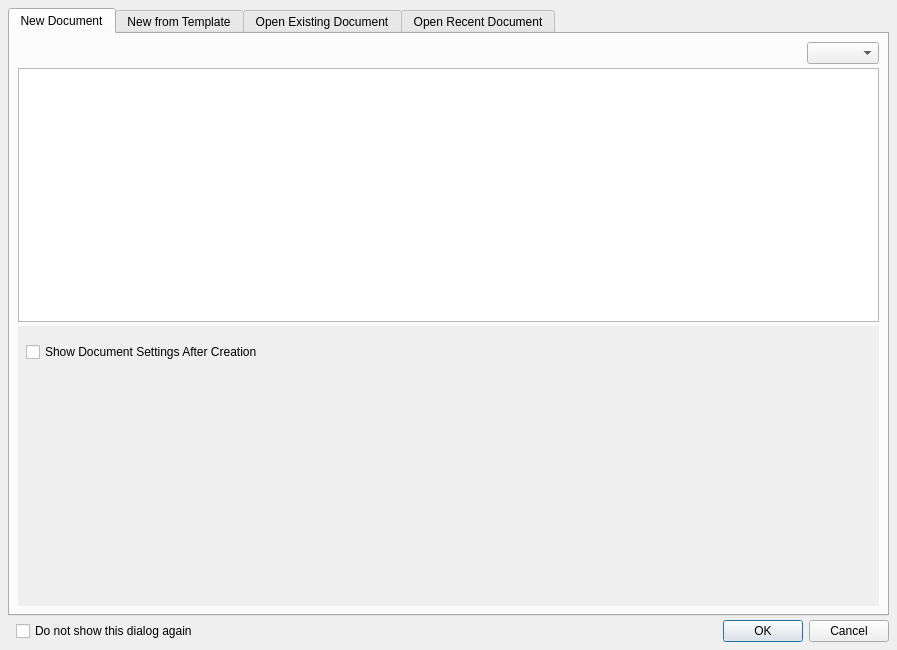
<?xml version="1.0" encoding="UTF-8"?>
<ui version="4.0">
 <class>newDocDialog</class>
 <widget class="QDialog" name="newDocDialog">
  <property name="geometry">
   <rect>
    <x>0</x>
    <y>0</y>
    <width>897</width>
    <height>650</height>
   </rect>
  </property>
  <property name="windowTitle">
   <string>Dialog</string>
  </property>
  <layout class="QVBoxLayout" name="verticalLayout">
   <property name="spacing">
    <number>4</number>
   </property>
   <property name="leftMargin">
    <number>8</number>
   </property>
   <property name="topMargin">
    <number>8</number>
   </property>
   <property name="rightMargin">
    <number>8</number>
   </property>
   <property name="bottomMargin">
    <number>8</number>
   </property>
   <item>
    <widget class="QTabWidget" name="tabWidget">
     <property name="currentIndex">
      <number>0</number>
     </property>
     <property name="tabBarAutoHide">
      <bool>true</bool>
     </property>
     <widget class="QWidget" name="tab">
      <attribute name="title">
       <string>New Document</string>
      </attribute>
      <layout class="QVBoxLayout" name="horizontalLayout_7">
       <property name="spacing">
        <number>4</number>
       </property>
       <property name="leftMargin">
        <number>8</number>
       </property>
       <property name="topMargin">
        <number>8</number>
       </property>
       <property name="rightMargin">
        <number>8</number>
       </property>
       <property name="bottomMargin">
        <number>8</number>
       </property>
       <item>
        <layout class="QVBoxLayout" name="verticalLayout_5">
         <property name="spacing">
          <number>4</number>
         </property>
         <item>
          <layout class="QHBoxLayout" name="horizontalLayout_8">
           <property name="spacing">
            <number>4</number>
           </property>
           <item>
            <widget class="PageSizeSelector" name="pageSizeSelector" native="true">
             <property name="toolTip">
              <string>Page preset categories</string>
             </property>
            </widget>
           </item>
           <item>
            <spacer name="horizontalSpacer_4">
             <property name="orientation">
              <enum>Qt::Orientation::Horizontal</enum>
             </property>
             <property name="sizeHint" stdset="0">
              <size>
               <width>16</width>
               <height>0</height>
              </size>
             </property>
            </spacer>
           </item>
           <item>
            <widget class="QComboBox" name="comboSortSizes">
             <property name="toolTip">
              <string>Sort page list</string>
             </property>
            </widget>
           </item>
          </layout>
         </item>
         <item>
          <widget class="PageSizeList" name="listPageFormats"/>
         </item>
        </layout>
       </item>
       <item>
        <widget class="QScrollArea" name="scrollArea">
         <property name="sizePolicy">
          <sizepolicy hsizetype="Preferred" vsizetype="Expanding">
           <horstretch>0</horstretch>
           <verstretch>0</verstretch>
          </sizepolicy>
         </property>
         <property name="frameShape">
          <enum>QFrame::Shape::NoFrame</enum>
         </property>
         <property name="sizeAdjustPolicy">
          <enum>QAbstractScrollArea::SizeAdjustPolicy::AdjustToContents</enum>
         </property>
         <property name="widgetResizable">
          <bool>true</bool>
         </property>
         <widget class="QWidget" name="scrollAreaWidgetContents">
          <property name="geometry">
           <rect>
            <x>0</x>
            <y>0</y>
            <width>319</width>
            <height>620</height>
           </rect>
          </property>
          <layout class="QVBoxLayout" name="verticalLayout_7">
           <property name="spacing">
            <number>0</number>
           </property>
           <property name="leftMargin">
            <number>0</number>
           </property>
           <property name="topMargin">
            <number>0</number>
           </property>
           <property name="rightMargin">
            <number>0</number>
           </property>
           <property name="bottomMargin">
            <number>8</number>
           </property>
           <item>
            <widget class="SectionContainer" name="sectionPreview">
             <property name="title" stdset="0">
              <string>Preview</string>
             </property>
             <widget class="QWidget" name="page_5">
              <layout class="QVBoxLayout" name="verticalLayout_4">
               <property name="spacing">
                <number>0</number>
               </property>
               <property name="leftMargin">
                <number>0</number>
               </property>
               <property name="topMargin">
                <number>0</number>
               </property>
               <property name="rightMargin">
                <number>0</number>
               </property>
               <property name="bottomMargin">
                <number>0</number>
               </property>
               <item>
                <widget class="PageSizePreview" name="pagePreview" native="true">
                 <property name="minimumSize">
                  <size>
                   <width>120</width>
                   <height>120</height>
                  </size>
                 </property>
                </widget>
               </item>
              </layout>
             </widget>
            </widget>
           </item>
           <item>
            <widget class="SectionContainer" name="sectionDocument">
             <property name="title" stdset="0">
              <string>Document</string>
             </property>
             <widget class="QWidget" name="page">
              <layout class="QVBoxLayout" name="verticalLayout_6">
               <property name="spacing">
                <number>4</number>
               </property>
               <property name="leftMargin">
                <number>8</number>
               </property>
               <property name="topMargin">
                <number>8</number>
               </property>
               <property name="rightMargin">
                <number>8</number>
               </property>
               <property name="bottomMargin">
                <number>8</number>
               </property>
               <item>
                <layout class="QHBoxLayout" name="horizontalLayout_10">
                 <item>
                  <widget class="FormWidget" name="labelName">
                   <property name="sizePolicy">
                    <sizepolicy hsizetype="Preferred" vsizetype="Minimum">
                     <horstretch>0</horstretch>
                     <verstretch>0</verstretch>
                    </sizepolicy>
                   </property>
                   <property name="label" stdset="0">
                    <string/>
                   </property>
                   <layout class="QHBoxLayout" name="horizontalLayout_11">
                    <property name="leftMargin">
                     <number>0</number>
                    </property>
                    <property name="topMargin">
                     <number>0</number>
                    </property>
                    <property name="rightMargin">
                     <number>0</number>
                    </property>
                    <property name="bottomMargin">
                     <number>0</number>
                    </property>
                    <item>
                     <widget class="QLineEdit" name="textPagePresetName"/>
                    </item>
                   </layout>
                  </widget>
                 </item>
                 <item>
                  <widget class="QToolButton" name="buttonSavePagePreset">
                   <property name="text">
                    <string/>
                   </property>
                  </widget>
                 </item>
                 <item>
                  <spacer name="horizontalSpacer_2">
                   <property name="orientation">
                    <enum>Qt::Orientation::Horizontal</enum>
                   </property>
                   <property name="sizeHint" stdset="0">
                    <size>
                     <width>40</width>
                     <height>20</height>
                    </size>
                   </property>
                  </spacer>
                 </item>
                </layout>
               </item>
               <item>
                <layout class="QGridLayout" name="gridLayout">
                 <item row="0" column="3">
                  <widget class="QComboBox" name="unitOfMeasureComboBox"/>
                 </item>
                 <item row="0" column="4">
                  <spacer name="horizontalSpacer_8">
                   <property name="orientation">
                    <enum>Qt::Orientation::Horizontal</enum>
                   </property>
                   <property name="sizeHint" stdset="0">
                    <size>
                     <width>0</width>
                     <height>0</height>
                    </size>
                   </property>
                  </spacer>
                 </item>
                 <item row="0" column="2">
                  <spacer name="horizontalSpacer_5">
                   <property name="orientation">
                    <enum>Qt::Orientation::Horizontal</enum>
                   </property>
                   <property name="sizeType">
                    <enum>QSizePolicy::Policy::Fixed</enum>
                   </property>
                   <property name="sizeHint" stdset="0">
                    <size>
                     <width>16</width>
                     <height>0</height>
                    </size>
                   </property>
                  </spacer>
                 </item>
                 <item row="1" column="1">
                  <widget class="ScrSpinBox" name="heightSpinBox"/>
                 </item>
                 <item row="0" column="1">
                  <widget class="ScrSpinBox" name="widthSpinBox"/>
                 </item>
                 <item row="1" column="0">
                  <widget class="QLabel" name="label_2">
                   <property name="text">
                    <string>&amp;H:</string>
                   </property>
                   <property name="alignment">
                    <set>Qt::AlignmentFlag::AlignRight|Qt::AlignmentFlag::AlignTrailing|Qt::AlignmentFlag::AlignVCenter</set>
                   </property>
                   <property name="buddy">
                    <cstring>heightSpinBox</cstring>
                   </property>
                  </widget>
                 </item>
                 <item row="0" column="0">
                  <widget class="QLabel" name="label">
                   <property name="text">
                    <string>&amp;W:</string>
                   </property>
                   <property name="alignment">
                    <set>Qt::AlignmentFlag::AlignRight|Qt::AlignmentFlag::AlignTrailing|Qt::AlignmentFlag::AlignVCenter</set>
                   </property>
                   <property name="buddy">
                    <cstring>widthSpinBox</cstring>
                   </property>
                  </widget>
                 </item>
                </layout>
               </item>
               <item>
                <layout class="QHBoxLayout" name="horizontalLayout_12" stretch="0,0,0,0,0,1">
                 <item>
                  <widget class="FormWidget" name="pageCountLabel">
                   <property name="sizePolicy">
                    <sizepolicy hsizetype="Preferred" vsizetype="Minimum">
                     <horstretch>0</horstretch>
                     <verstretch>0</verstretch>
                    </sizepolicy>
                   </property>
                   <property name="label" stdset="0">
                    <string>Pages</string>
                   </property>
                   <layout class="QHBoxLayout" name="horizontalLayout_2">
                    <property name="leftMargin">
                     <number>0</number>
                    </property>
                    <property name="topMargin">
                     <number>0</number>
                    </property>
                    <property name="rightMargin">
                     <number>0</number>
                    </property>
                    <property name="bottomMargin">
                     <number>0</number>
                    </property>
                    <item>
                     <widget class="QSpinBox" name="pageCountSpinBox"/>
                    </item>
                   </layout>
                  </widget>
                 </item>
                 <item>
                  <spacer name="horizontalSpacer_10">
                   <property name="orientation">
                    <enum>Qt::Orientation::Horizontal</enum>
                   </property>
                   <property name="sizeType">
                    <enum>QSizePolicy::Policy::Fixed</enum>
                   </property>
                   <property name="sizeHint" stdset="0">
                    <size>
                     <width>16</width>
                     <height>0</height>
                    </size>
                   </property>
                  </spacer>
                 </item>
                 <item>
                  <widget class="FormWidget" name="orientationLabel">
                   <property name="sizePolicy">
                    <sizepolicy hsizetype="Preferred" vsizetype="Minimum">
                     <horstretch>0</horstretch>
                     <verstretch>0</verstretch>
                    </sizepolicy>
                   </property>
                   <property name="label" stdset="0">
                    <string>Orientation</string>
                   </property>
                   <layout class="QHBoxLayout" name="horizontalLayout_4">
                    <property name="spacing">
                     <number>4</number>
                    </property>
                    <property name="leftMargin">
                     <number>0</number>
                    </property>
                    <property name="topMargin">
                     <number>0</number>
                    </property>
                    <property name="rightMargin">
                     <number>0</number>
                    </property>
                    <property name="bottomMargin">
                     <number>0</number>
                    </property>
                    <item>
                     <spacer name="horizontalSpacer_3">
                      <property name="orientation">
                       <enum>Qt::Orientation::Horizontal</enum>
                      </property>
                      <property name="sizeHint" stdset="0">
                       <size>
                        <width>0</width>
                        <height>0</height>
                       </size>
                      </property>
                     </spacer>
                    </item>
                    <item>
                     <widget class="QToolButton" name="buttonVertical">
                      <property name="text">
                       <string/>
                      </property>
                      <property name="checkable">
                       <bool>true</bool>
                      </property>
                      <property name="checked">
                       <bool>true</bool>
                      </property>
                      <property name="autoExclusive">
                       <bool>true</bool>
                      </property>
                     </widget>
                    </item>
                    <item>
                     <widget class="QToolButton" name="buttonHorizontal">
                      <property name="text">
                       <string/>
                      </property>
                      <property name="checkable">
                       <bool>true</bool>
                      </property>
                      <property name="autoExclusive">
                       <bool>true</bool>
                      </property>
                     </widget>
                    </item>
                    <item>
                     <spacer name="horizontalSpacer_9">
                      <property name="orientation">
                       <enum>Qt::Orientation::Horizontal</enum>
                      </property>
                      <property name="sizeHint" stdset="0">
                       <size>
                        <width>0</width>
                        <height>0</height>
                       </size>
                      </property>
                     </spacer>
                    </item>
                   </layout>
                  </widget>
                 </item>
                 <item>
                  <spacer name="horizontalSpacer_7">
                   <property name="orientation">
                    <enum>Qt::Orientation::Horizontal</enum>
                   </property>
                   <property name="sizeType">
                    <enum>QSizePolicy::Policy::Fixed</enum>
                   </property>
                   <property name="sizeHint" stdset="0">
                    <size>
                     <width>16</width>
                     <height>0</height>
                    </size>
                   </property>
                  </spacer>
                 </item>
                 <item>
                  <widget class="FormWidget" name="pageLayoutLabel">
                   <property name="sizePolicy">
                    <sizepolicy hsizetype="Preferred" vsizetype="Minimum">
                     <horstretch>0</horstretch>
                     <verstretch>0</verstretch>
                    </sizepolicy>
                   </property>
                   <property name="label" stdset="0">
                    <string>Layout</string>
                   </property>
                   <layout class="QHBoxLayout" name="horizontalLayout_9">
                    <property name="spacing">
                     <number>4</number>
                    </property>
                    <property name="leftMargin">
                     <number>0</number>
                    </property>
                    <property name="topMargin">
                     <number>0</number>
                    </property>
                    <property name="rightMargin">
                     <number>0</number>
                    </property>
                    <property name="bottomMargin">
                     <number>0</number>
                    </property>
                    <item>
                     <layout class="QHBoxLayout" name="horizontalLayout_101">
                      <item>
                       <widget class="QToolButton" name="buttonSinglePage">
                        <property name="text">
                         <string/>
                        </property>
                        <property name="checkable">
                         <bool>true</bool>
                        </property>
                       </widget>
                      </item>
                      <item>
                       <widget class="QToolButton" name="buttonDoublePageLeft">
                        <property name="text">
                         <string/>
                        </property>
                        <property name="checkable">
                         <bool>true</bool>
                        </property>
                       </widget>
                      </item>
                      <item>
                       <widget class="QToolButton" name="buttonDoublePageRight">
                        <property name="text">
                         <string/>
                        </property>
                        <property name="checkable">
                         <bool>true</bool>
                        </property>
                       </widget>
                      </item>
                      <item>
                       <widget class="QToolButton" name="buttonBindingDirection">
                        <property name="text">
                         <string/>
                        </property>
                        <property name="checkable">
                         <bool>true</bool>
                        </property>
                       </widget>
                      </item>
                     </layout>
                    </item>
                   </layout>
                  </widget>
                 </item>
                 <item>
                  <spacer name="horizontalSpacer_6">
                   <property name="orientation">
                    <enum>Qt::Orientation::Horizontal</enum>
                   </property>
                   <property name="sizeHint" stdset="0">
                    <size>
                     <width>0</width>
                     <height>0</height>
                    </size>
                   </property>
                  </spacer>
                 </item>
                </layout>
               </item>
              </layout>
             </widget>
            </widget>
           </item>
           <item>
            <widget class="SectionContainer" name="sectionMargins">
             <property name="title" stdset="0">
              <string>Margins</string>
             </property>
             <widget class="QWidget" name="page_2">
              <layout class="QVBoxLayout" name="verticalLayout_8">
               <property name="spacing">
                <number>4</number>
               </property>
               <property name="leftMargin">
                <number>8</number>
               </property>
               <property name="topMargin">
                <number>8</number>
               </property>
               <property name="rightMargin">
                <number>8</number>
               </property>
               <property name="bottomMargin">
                <number>8</number>
               </property>
               <item>
                <widget class="NewMarginWidget" name="marginGroup" native="true"/>
               </item>
              </layout>
             </widget>
            </widget>
           </item>
           <item>
            <widget class="SectionContainer" name="sectionBleeds">
             <property name="title" stdset="0">
              <string>Bleeds</string>
             </property>
             <widget class="QWidget" name="page_3">
              <layout class="QVBoxLayout" name="verticalLayout_9">
               <property name="spacing">
                <number>4</number>
               </property>
               <property name="leftMargin">
                <number>8</number>
               </property>
               <property name="topMargin">
                <number>8</number>
               </property>
               <property name="rightMargin">
                <number>8</number>
               </property>
               <property name="bottomMargin">
                <number>8</number>
               </property>
               <item>
                <widget class="NewMarginWidget" name="bleedGroup" native="true"/>
               </item>
              </layout>
             </widget>
            </widget>
           </item>
           <item>
            <widget class="SectionContainer" name="sectionTextFrame">
             <property name="title" stdset="0">
              <string>Text Frame</string>
             </property>
             <property name="isCollapsed">
              <bool>false</bool>
             </property>
             <widget class="QWidget" name="page_4">
              <layout class="QVBoxLayout" name="verticalLayout_10">
               <property name="spacing">
                <number>4</number>
               </property>
               <property name="leftMargin">
                <number>8</number>
               </property>
               <property name="topMargin">
                <number>8</number>
               </property>
               <property name="rightMargin">
                <number>8</number>
               </property>
               <property name="bottomMargin">
                <number>8</number>
               </property>
               <item>
                <widget class="QCheckBox" name="autoTextFrame">
                 <property name="text">
                  <string>&amp;Automatic Text Frame</string>
                 </property>
                </widget>
               </item>
               <item>
                <layout class="QHBoxLayout" name="horizontalLayout_3">
                 <item>
                  <widget class="FormWidget" name="labelColumns">
                   <property name="sizePolicy">
                    <sizepolicy hsizetype="Preferred" vsizetype="Minimum">
                     <horstretch>0</horstretch>
                     <verstretch>0</verstretch>
                    </sizepolicy>
                   </property>
                   <property name="label" stdset="0">
                    <string>Columns</string>
                   </property>
                   <layout class="QHBoxLayout" name="horizontalLayout_5">
                    <property name="leftMargin">
                     <number>0</number>
                    </property>
                    <property name="topMargin">
                     <number>0</number>
                    </property>
                    <property name="rightMargin">
                     <number>0</number>
                    </property>
                    <property name="bottomMargin">
                     <number>0</number>
                    </property>
                    <item>
                     <widget class="QSpinBox" name="numberOfCols"/>
                    </item>
                   </layout>
                  </widget>
                 </item>
                 <item>
                  <widget class="FormWidget" name="labelGap">
                   <property name="sizePolicy">
                    <sizepolicy hsizetype="Preferred" vsizetype="Minimum">
                     <horstretch>0</horstretch>
                     <verstretch>0</verstretch>
                    </sizepolicy>
                   </property>
                   <property name="label" stdset="0">
                    <string>Gap</string>
                   </property>
                   <layout class="QHBoxLayout" name="horizontalLayout_6">
                    <property name="leftMargin">
                     <number>0</number>
                    </property>
                    <property name="topMargin">
                     <number>0</number>
                    </property>
                    <property name="rightMargin">
                     <number>0</number>
                    </property>
                    <property name="bottomMargin">
                     <number>0</number>
                    </property>
                    <item>
                     <widget class="ScrSpinBox" name="Distance"/>
                    </item>
                   </layout>
                  </widget>
                 </item>
                 <item>
                  <spacer name="horizontalSpacer">
                   <property name="orientation">
                    <enum>Qt::Orientation::Horizontal</enum>
                   </property>
                   <property name="sizeHint" stdset="0">
                    <size>
                     <width>0</width>
                     <height>0</height>
                    </size>
                   </property>
                  </spacer>
                 </item>
                </layout>
               </item>
              </layout>
             </widget>
            </widget>
           </item>
           <item>
            <spacer name="verticalSpacer_2">
             <property name="orientation">
              <enum>Qt::Orientation::Vertical</enum>
             </property>
             <property name="sizeType">
              <enum>QSizePolicy::Policy::Fixed</enum>
             </property>
             <property name="sizeHint" stdset="0">
              <size>
               <width>0</width>
               <height>16</height>
              </size>
             </property>
            </spacer>
           </item>
           <item>
            <layout class="QHBoxLayout" name="horizontalLayout_15">
             <property name="leftMargin">
              <number>8</number>
             </property>
             <property name="rightMargin">
              <number>8</number>
             </property>
             <item>
              <widget class="QCheckBox" name="startDocSetup">
               <property name="text">
                <string>Show Document Settings After Creation</string>
               </property>
              </widget>
             </item>
            </layout>
           </item>
           <item>
            <spacer name="spacerBottom">
             <property name="orientation">
              <enum>Qt::Orientation::Vertical</enum>
             </property>
             <property name="sizeHint" stdset="0">
              <size>
               <width>0</width>
               <height>0</height>
              </size>
             </property>
            </spacer>
           </item>
          </layout>
         </widget>
        </widget>
       </item>
      </layout>
     </widget>
     <widget class="QWidget" name="tab_2">
      <attribute name="title">
       <string>New from Template</string>
      </attribute>
      <layout class="QVBoxLayout" name="verticalLayout_2">
       <property name="spacing">
        <number>4</number>
       </property>
       <property name="leftMargin">
        <number>8</number>
       </property>
       <property name="topMargin">
        <number>8</number>
       </property>
       <property name="rightMargin">
        <number>8</number>
       </property>
       <property name="bottomMargin">
        <number>8</number>
       </property>
       <item>
        <widget class="nftwidget" name="nftGui" native="true"/>
       </item>
      </layout>
     </widget>
     <widget class="QWidget" name="tab_3">
      <attribute name="title">
       <string>Open Existing Document</string>
      </attribute>
     </widget>
     <widget class="QWidget" name="tab_4">
      <attribute name="title">
       <string>Open Recent Document</string>
      </attribute>
      <layout class="QVBoxLayout" name="verticalLayout_3">
       <property name="spacing">
        <number>4</number>
       </property>
       <property name="leftMargin">
        <number>8</number>
       </property>
       <property name="topMargin">
        <number>8</number>
       </property>
       <property name="rightMargin">
        <number>8</number>
       </property>
       <property name="bottomMargin">
        <number>8</number>
       </property>
       <item>
        <widget class="QListWidget" name="recentDocListBox"/>
       </item>
      </layout>
     </widget>
    </widget>
   </item>
   <item>
    <layout class="QHBoxLayout" name="horizontalLayout">
     <property name="spacing">
      <number>4</number>
     </property>
     <property name="leftMargin">
      <number>8</number>
     </property>
     <item>
      <widget class="QCheckBox" name="startUpDialog">
       <property name="text">
        <string>Do not show this dialog again</string>
       </property>
      </widget>
     </item>
     <item>
      <widget class="QDialogButtonBox" name="buttonBox">
       <property name="orientation">
        <enum>Qt::Orientation::Horizontal</enum>
       </property>
       <property name="standardButtons">
        <set>QDialogButtonBox::StandardButton::Cancel|QDialogButtonBox::StandardButton::Ok</set>
       </property>
      </widget>
     </item>
    </layout>
   </item>
  </layout>
 </widget>
 <customwidgets>
  <customwidget>
   <class>FormWidget</class>
   <extends>QWidget</extends>
   <header>ui/widgets/form_widget.h</header>
   <container>1</container>
  </customwidget>
  <customwidget>
   <class>SectionContainer</class>
   <extends>QWidget</extends>
   <header>ui/widgets/section_container.h</header>
   <addpagemethod>setWidget</addpagemethod>
   <container>1</container>
  </customwidget>
  <customwidget>
   <class>ScrSpinBox</class>
   <extends>QDoubleSpinBox</extends>
   <header>ui/scrspinbox.h</header>
  </customwidget>
  <customwidget>
   <class>NewMarginWidget</class>
   <extends>QWidget</extends>
   <header>ui/newmarginwidget.h</header>
   <container>1</container>
  </customwidget>
  <customwidget>
   <class>PageSizeList</class>
   <extends>QListWidget</extends>
   <header>ui/widgets/pagesizelist.h</header>
  </customwidget>
  <customwidget>
   <class>nftwidget</class>
   <extends>QWidget</extends>
   <header>ui/nftwidget.h</header>
   <container>1</container>
  </customwidget>
  <customwidget>
   <class>PageSizePreview</class>
   <extends>QWidget</extends>
   <header>ui/widgets/pagesizepreview.h</header>
   <container>1</container>
  </customwidget>
  <customwidget>
   <class>PageSizeSelector</class>
   <extends>QWidget</extends>
   <header>ui/widgets/pagesizeselector.h</header>
   <container>1</container>
  </customwidget>
 </customwidgets>
 <tabstops>
  <tabstop>tabWidget</tabstop>
  <tabstop>comboSortSizes</tabstop>
  <tabstop>listPageFormats</tabstop>
  <tabstop>scrollArea</tabstop>
  <tabstop>widthSpinBox</tabstop>
  <tabstop>unitOfMeasureComboBox</tabstop>
  <tabstop>heightSpinBox</tabstop>
  <tabstop>pageCountSpinBox</tabstop>
  <tabstop>buttonVertical</tabstop>
  <tabstop>buttonHorizontal</tabstop>
  <tabstop>autoTextFrame</tabstop>
  <tabstop>numberOfCols</tabstop>
  <tabstop>Distance</tabstop>
  <tabstop>startDocSetup</tabstop>
  <tabstop>startUpDialog</tabstop>
  <tabstop>recentDocListBox</tabstop>
 </tabstops>
 <resources/>
 <connections>
  <connection>
   <sender>buttonBox</sender>
   <signal>accepted()</signal>
   <receiver>newDocDialog</receiver>
   <slot>accept()</slot>
   <hints>
    <hint type="sourcelabel">
     <x>248</x>
     <y>254</y>
    </hint>
    <hint type="destinationlabel">
     <x>157</x>
     <y>274</y>
    </hint>
   </hints>
  </connection>
  <connection>
   <sender>buttonBox</sender>
   <signal>rejected()</signal>
   <receiver>newDocDialog</receiver>
   <slot>reject()</slot>
   <hints>
    <hint type="sourcelabel">
     <x>316</x>
     <y>260</y>
    </hint>
    <hint type="destinationlabel">
     <x>286</x>
     <y>274</y>
    </hint>
   </hints>
  </connection>
 </connections>
</ui>
